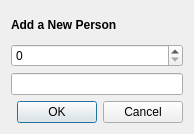
<?xml version="1.0" encoding="UTF-8"?>
<ui version="4.0">
 <class>Dialog</class>
 <widget class="QDialog" name="Dialog">
  <property name="geometry">
   <rect>
    <x>0</x>
    <y>0</y>
    <width>194</width>
    <height>134</height>
   </rect>
  </property>
  <property name="windowTitle">
   <string>Dialog</string>
  </property>
  <layout class="QVBoxLayout" name="verticalLayout">
   <item>
    <widget class="QLabel" name="label">
     <property name="font">
      <font>
       <weight>75</weight>
       <bold>true</bold>
      </font>
     </property>
     <property name="text">
      <string>Add a New Person</string>
     </property>
    </widget>
   </item>
   <item>
    <widget class="QSpinBox" name="Age"/>
   </item>
   <item>
    <widget class="QLineEdit" name="Name"/>
   </item>
   <item>
    <widget class="QDialogButtonBox" name="buttonBox">
     <property name="orientation">
      <enum>Qt::Horizontal</enum>
     </property>
     <property name="standardButtons">
      <set>QDialogButtonBox::Cancel|QDialogButtonBox::Ok</set>
     </property>
    </widget>
   </item>
  </layout>
 </widget>
 <resources/>
 <connections>
  <connection>
   <sender>buttonBox</sender>
   <signal>accepted()</signal>
   <receiver>Dialog</receiver>
   <slot>accept()</slot>
   <hints>
    <hint type="sourcelabel">
     <x>248</x>
     <y>254</y>
    </hint>
    <hint type="destinationlabel">
     <x>157</x>
     <y>274</y>
    </hint>
   </hints>
  </connection>
  <connection>
   <sender>buttonBox</sender>
   <signal>rejected()</signal>
   <receiver>Dialog</receiver>
   <slot>reject()</slot>
   <hints>
    <hint type="sourcelabel">
     <x>316</x>
     <y>260</y>
    </hint>
    <hint type="destinationlabel">
     <x>286</x>
     <y>274</y>
    </hint>
   </hints>
  </connection>
 </connections>
</ui>
